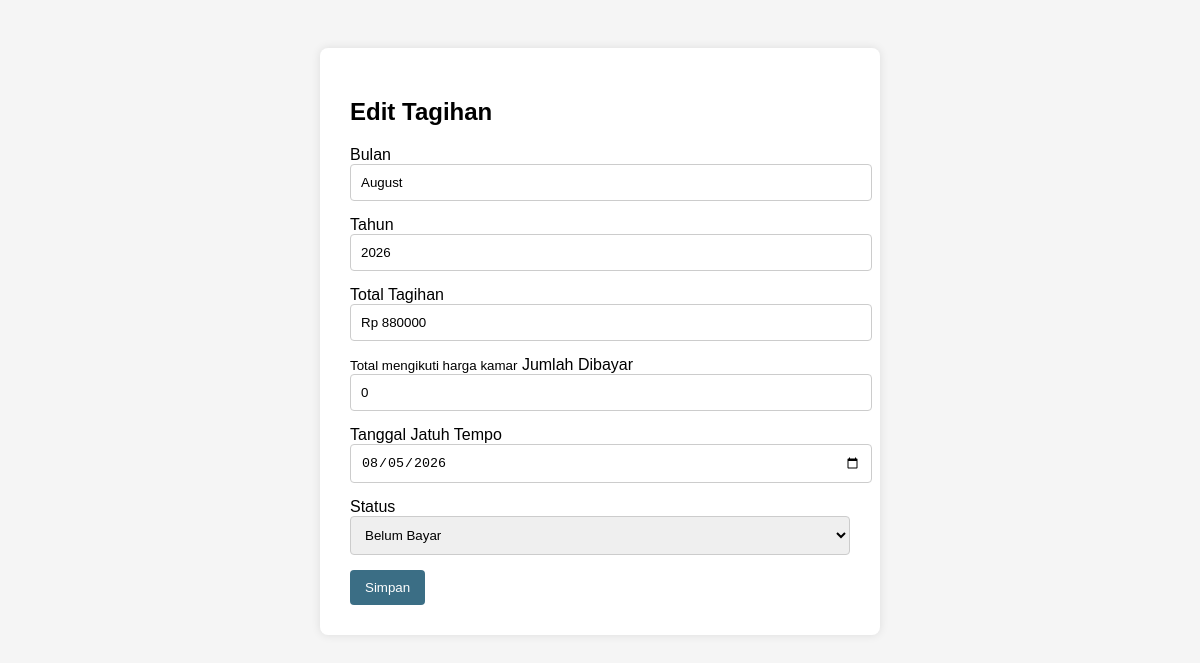
/edit-tagihan/59/ (signed in), run on the app's committed database.
### kos/models.py (models this page shows, shortened)
class Tagihan(models.Model):
    penyewa = models.ForeignKey(Penyewa, on_delete=models.CASCADE)
    tanggal_tagihan = models.DateField(default=timezone.now)
    bulan = models.CharField(max_length=20)
    tahun = models.IntegerField()
    biaya_kamar = models.IntegerField()
    biaya_pindah = models.IntegerField(default=0)
    listrik = models.IntegerField(default=50000)
    air = models.IntegerField(default=30000)
    wifi = models.IntegerField(default=0)
    ac = models.IntegerField(default=0)
    rice_cooker = models.IntegerField(default=0)
    kipas_angin = models.IntegerField(default=0)
    total = models.IntegerField(default=0)
    dibayar = models.IntegerField(default=0)
    sisa = models.IntegerField(default=0)
    status = models.CharField(max_length=20, default="Belum Bayar")
    jatuh_tempo = models.DateField(null=True, blank=True)
    class Meta:
        unique_together = ('penyewa', 'bulan', 'tahun')

### kos/views.py (the view, shortened to what this page needs)
# urls.py: path('edit-tagihan/<int:id>/', views.edit_tagihan, name='edit_tagihan'),
@login_required
def edit_tagihan(request, id):
    tagihan = Tagihan.objects.get(id=id)
    return render(request, 'kos/edit_tagihan.html', {'tagihan': tagihan})

### kos/templates/kos/edit_tagihan.html (shortened to what this page needs)
{% load humanize %}
<!DOCTYPE html>
<html>
<head>
</head>
<body>
<div class="card">
<h2>Edit Tagihan</h2>
<form method="POST">
<label>Bulan</label>
<input type="text" name="bulan" value="{{ tagihan.bulan }}" required>
<label>Tahun</label>
<input type="number" name="tahun" value="{{ tagihan.tahun }}" required>
<label>Total Tagihan</label>
<input type="text" value="Rp {{ tagihan.total }}" readonly>
<small>Total mengikuti harga kamar</small>
<label>Jumlah Dibayar</label>
<input type="number" name="dibayar" value="{{ tagihan.dibayar }}">
<label>Tanggal Jatuh Tempo</label>
<input type="date" name="jatuh_tempo" value="{{ tagihan.jatuh_tempo|date:'Y-m-d' }}">
<label>Status</label>
<select name="status">
<option value="Belum Bayar"
{% if tagihan.status == "Belum Bayar" %}selected{% endif %}
>
Belum Bayar
</option>
</select>
<button type="submit">Simpan</button>
</form>
</div>
</body>
</html>

### kos/templates/kos/edit_tagihan.html (style rules this page uses)
body { font-family:Arial; background:#f5f5f5; padding:40px; }
.card { background:white; padding:30px; max-width:500px; margin:auto; border-radius:8px; box-shadow:0 0 10px rgba(0,0,0,0.1); }
input,select { width:100%; padding:10px; margin-bottom:15px; border:1px solid #ccc; border-radius:4px; }
button { padding:10px 15px; background:#3b6e85; color:white; border:none; cursor:pointer; border-radius:4px; }

### data on the page
Tagihan: bulan "August", tahun "2026", total "Rp 880000", dibayar "0", jatuh_tempo "08/05/2026", status "Belum Bayar"
